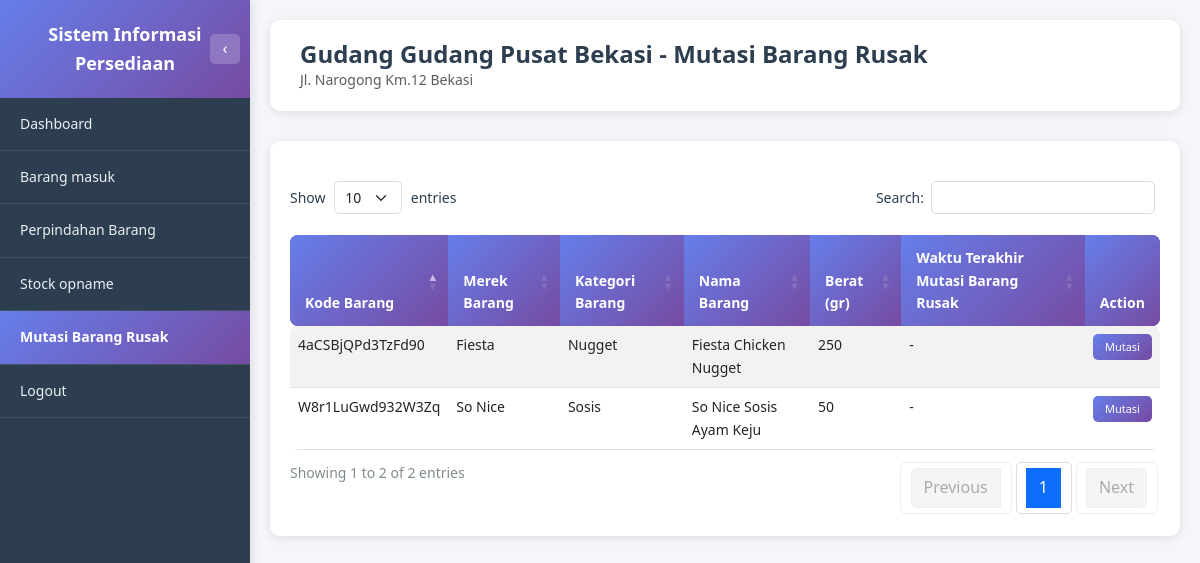
/gudang/mutasi_barang_rusak.php (signed in), run on an earlier commit of the app's database.
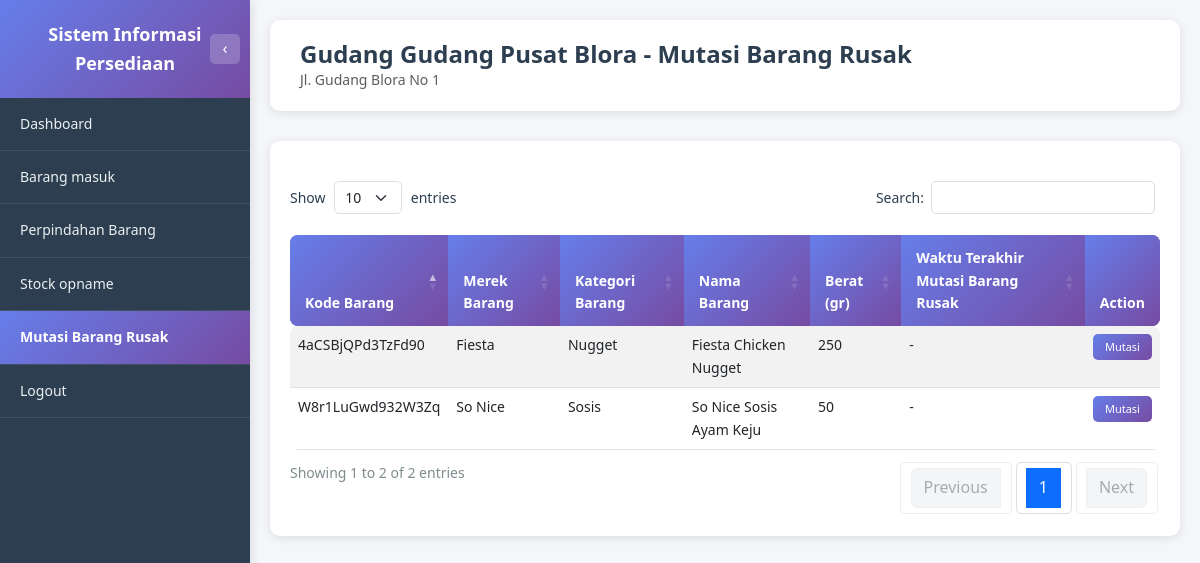
And on a later commit of the database.
### tables this page shows
CREATE TABLE USERS (
         ID_USERS               VARCHAR(8) NOT NULL,
         KD_LOKASI              VARCHAR(8),
         NAMA                   VARCHAR(256),
         USERNAME               VARCHAR(256),
         PASSWORD               VARCHAR(256),
         STATUS                 ENUM('AKTIF', 'TIDAK AKTIF'),
         PRIMARY KEY (ID_USERS)
      );

CREATE TABLE MASTER_LOKASI (
         KD_LOKASI            VARCHAR(8) NOT NULL,
         NAMA_LOKASI          VARCHAR(256),
         TYPE_LOKASI          ENUM('gudang', 'toko'),
         ALAMAT_LOKASI        VARCHAR(256),
         MAX_STOCK_TOTAL      INT,
         SATUAN               ENUM('PIECES', 'DUS'),
         STATUS               ENUM('AKTIF', 'TIDAK AKTIF'),
         PRIMARY KEY (KD_LOKASI)
      );

### gudang/mutasi_barang_rusak.php (the view, shortened to what the changed rows need)
<?php
require_once '../dbconnect.php';
$user_id = $_SESSION['user_id'];
$query_user = "SELECT u.ID_USERS, u.KD_LOKASI, ml.NAMA_LOKASI
               FROM USERS u
               LEFT JOIN MASTER_LOKASI ml ON u.KD_LOKASI = ml.KD_LOKASI
               WHERE u.ID_USERS = ?";
$stmt_user = $conn->prepare($query_user);
$stmt_user->bind_param("s", $user_id);
$stmt_user->execute();
$result_user = $stmt_user->get_result();
$user_data = $result_user->fetch_assoc();
$kd_lokasi = $user_data['KD_LOKASI'];
$nama_lokasi = $user_data['NAMA_LOKASI'] ?? 'Gudang';
$query_alamat = "SELECT ALAMAT_LOKASI FROM MASTER_LOKASI WHERE KD_LOKASI = ?";
$stmt_alamat = $conn->prepare($query_alamat);
$stmt_alamat->bind_param("s", $kd_lokasi);
$stmt_alamat->execute();
$result_alamat = $stmt_alamat->get_result();
$alamat_lokasi = $result_alamat->num_rows > 0 ? $result_alamat->fetch_assoc()['ALAMAT_LOKASI'] : '';
?>
<!DOCTYPE html>
<html lang="id">
<head>
    <link href="https://cdn.jsdelivr.net/npm/bootstrap@5.3.0/dist/css/bootstrap.min.css" rel="stylesheet">
    <link href="https://cdn.datatables.net/1.13.7/css/dataTables.bootstrap5.min.css" rel="stylesheet">
    <link href="https://cdn.jsdelivr.net/npm/sweetalert2@11/dist/sweetalert2.min.css" rel="stylesheet">
    <link href="../assets/css/style.css" rel="stylesheet">
</head>
<body class="dashboard-body">
    <div class="main-content">
        <div class="page-header">
            <h1 class="page-title">Gudang <?php echo htmlspecialchars($nama_lokasi); ?> - Mutasi Barang Rusak</h1>
            <?php if (!empty($alamat_lokasi)): ?>
                <p class="text-muted mb-0"><?php echo htmlspecialchars($alamat_lokasi); ?></p>
            <?php endif; ?>
        </div>
        <div class="table-section">
            <div class="table-responsive">
                <table id="tableMutasiBarangRusak" class="table table-custom table-striped table-hover">
                    <thead>
                        <tr>
                            <th>Kode Barang</th>
                            <th>Merek Barang</th>
                            <th>Kategori Barang</th>
                            <th>Nama Barang</th>
                            <th>Berat (gr)</th>
                            <th>Waktu Terakhir Mutasi Barang Rusak</th>
                            <th>Action</th>
                        </tr>
                    </thead>
                </table>
            </div>
        </div>
    </div>
</body>
</html>

What changed in the data, as far as the page shows it:
changed through a linked row, users: KD_LOKASI.NAMA_LOKASI "Gudang Pusat Bekasi" → "Gudang Pusat Blora"
changed master_lokasi: ALAMAT_LOKASI "Jl. Narogong Km.12 Bekasi" → "Jl. Gudang Blora No 1"
